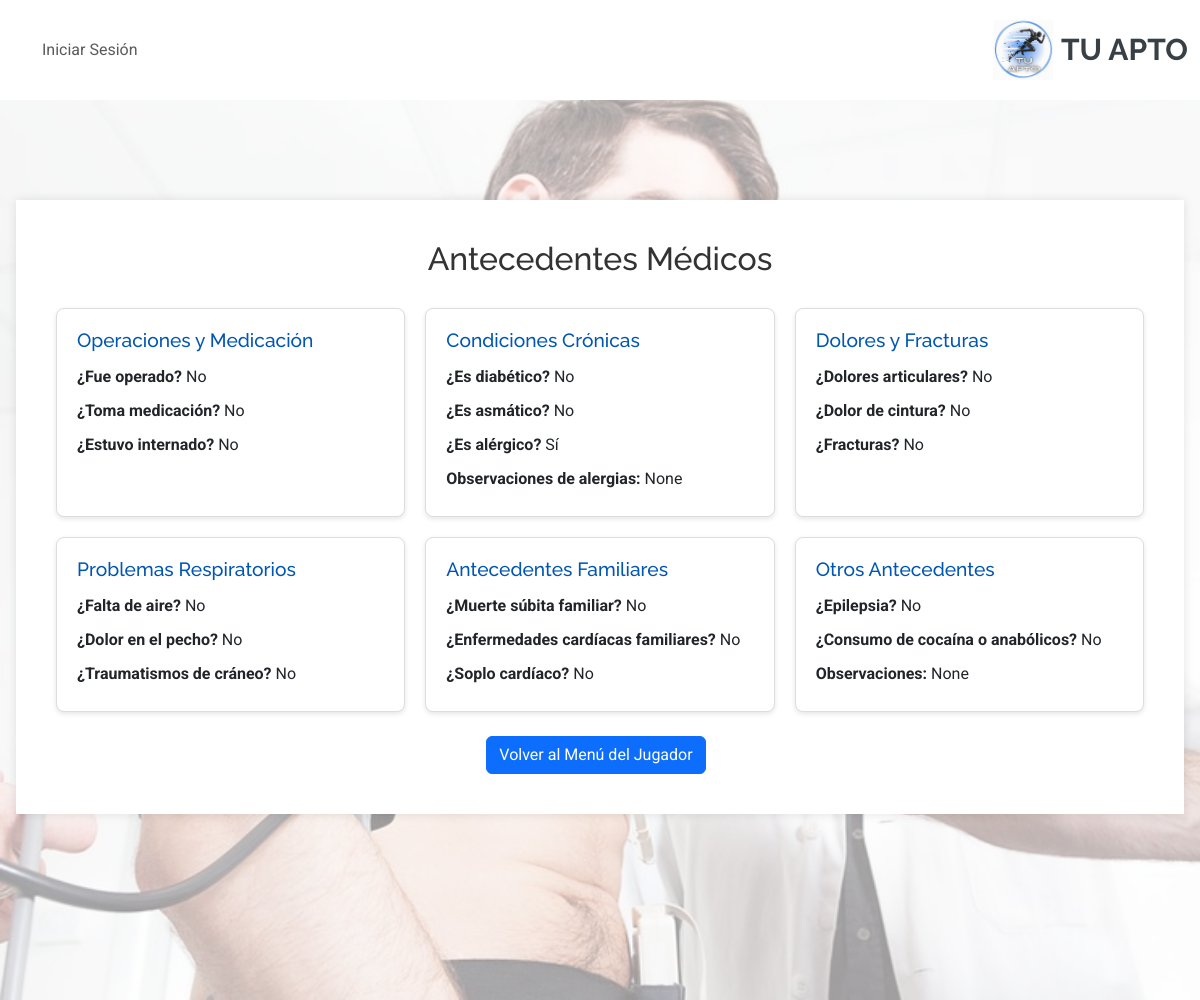
Page /registro-medico/ver_antecedente/2/ on the committed database.
### RegistroMedico/models.py (models this page shows)
class AntecedenteEnfermedades(models.Model):
    jugador = models.OneToOneField(Jugador, on_delete=models.CASCADE, related_name='antecedentes')
    fue_operado = models.BooleanField(null=True, blank=True, default=None)
    toma_medicacion = models.BooleanField(null=True, blank=True, default=None)
    estuvo_internado = models.BooleanField(null=True, blank=True, default=None)
    sufre_hormigueos = models.BooleanField(null=True, blank=True, default=None)
    es_diabetico = models.BooleanField(null=True, blank=True, default=None)
    es_asmatico = models.BooleanField(null=True, blank=True, default=None)
    es_alergico = models.BooleanField(null=True, blank=True, default=None)
    alerg_observ = models.CharField(max_length=100, null=True, blank=True, default=None)
    antecedente_epilepsia = models.BooleanField(null=True, blank=True, default=None)
    desviacion_columna = models.BooleanField(null=True, blank=True, default=None)
    dolor_cintura = models.BooleanField(null=True, blank=True, default=None)
    fracturas = models.BooleanField(null=True, blank=True, default=None)
    dolores_articulares = models.BooleanField(null=True, blank=True, default=None)
    falta_aire = models.BooleanField(null=True, blank=True, default=None)
    traumatismos_craneo = models.BooleanField(null=True, blank=True, default=None)
    dolor_pecho = models.BooleanField(null=True, blank=True, default=None)
    perdida_conocimiento = models.BooleanField(null=True, blank=True, default=None)
    presion_arterial = models.BooleanField(null=True, blank=True, default=None)
    muerte_subita_familiar = models.BooleanField(null=True, blank=True, default=None)
    enfermedad_cardiaca_familiar = models.BooleanField(null=True, blank=True, default=None)
    soplo_cardiaco = models.BooleanField(null=True, blank=True, default=None)
    abstenerse_competencia = models.BooleanField(null=True, blank=True, default=None)
    antecedentes_coronarios_familiares = models.BooleanField(null=True, blank=True, default=None)
    fumar_hipertension_diabetes = models.BooleanField(null=True, blank=True, default=None)
    fhd_observacion = models.CharField(max_length=100, null=True, blank=True, default=None)
    consumo_cocaina_anabolicos = models.BooleanField(null=True, blank=True, default=None)
    cca_observaciones = models.CharField(max_length=100, null=True, blank=True, default=None)
    class Meta:
        db_table = 'antecedente_enfermedades'
    def __str__(self):
        return f"Antecedentes de {self.jugador.persona.profile.nombre} {self.jugador.persona.profile.apellido}"

### RegistroMedico/views.py (the view)
# urls.py: path('ver_antecedente/<int:jugador_id>/', VerAntecedenteView.as_view(), name='ver_antecedente'),
class VerAntecedenteView(DetailView):
    model = AntecedenteEnfermedades
    template_name = 'registro_medico/ver_antecedentes.html'
    context_object_name = 'antecedente'
    def get_object(self, queryset=None):
        jugador_id = self.kwargs.get('jugador_id')
        jugador = get_object_or_404(Jugador, id=jugador_id)
        print(f"Jugador encontrado: {jugador}")
        ficha_medica = RegistroMedico.objects.filter(jugador=jugador).first()
        print(f"Ficha médica encontrada: {ficha_medica}")
        antecedente = get_object_or_404(AntecedenteEnfermedades, jugador=jugador)
        print(f"Antecedente encontrado: {antecedente}")
        return antecedente
    def get_context_data(self, **kwargs):
        context = super().get_context_data(**kwargs)
        antecedente = self.object
        ficha_medica = RegistroMedico.objects.filter(jugador=antecedente.jugador).first()
        context['ficha_medica'] = ficha_medica
        if hasattr(self.request.user, 'profile'):
            context['profile'] = self.request.user.profile
        return context

### RegistroMedico/models.py (called while the page is built)
    def __str__(self):
        return f"Ficha Médica {self.id} - {self.jugador.persona.profile.nombre} {self.jugador.persona.profile.apellido} - {self.torneo.nombre}"

### persona/models.py (called while the page is built)
    def __str__(self):
        return f"{self.persona.profile.nombre} {self.persona.profile.apellido}"

### RegistroMedico/templates/registro_medico/ver_antecedentes.html (shortened to what this page needs)
{% extends 'core/base.html' %}
{% load static %}
{% load widget_tweaks %}
{% block content %}
    <main class="px-3" style="position: relative; min-height: 100vh; width: 100%; margin: 0; padding: 0;">
        <div style="position: relative; z-index: 1; ">
                <div class="container"  style="margin-top: 100px;">
                    <h2>Antecedentes Médicos</h2>
                    <div class="grid">
                        <div class="card">
                            <h3>Operaciones y Medicación</h3>
                            <p><span>¿Fue operado?</span> {{ antecedente.fue_operado|yesno:"Sí,No" }}</p>
                            <p><span>¿Toma medicación?</span> {{ antecedente.toma_medicacion|yesno:"Sí,No" }}</p>
                            <p><span>¿Estuvo internado?</span> {{ antecedente.estuvo_internado|yesno:"Sí,No" }}</p>
                        </div>
                        <div class="card">
                            <h3>Condiciones Crónicas</h3>
                            <p><span>¿Es diabético?</span> {{ antecedente.es_diabetico|yesno:"Sí,No" }}</p>
                            <p><span>¿Es asmático?</span> {{ antecedente.es_amatico|yesno:"Sí,No" }}</p>
                            <p><span>¿Es alérgico?</span> {{ antecedente.es_alergico|yesno:"Sí,No" }}</p>
                            <p><span>Observaciones de alergias:</span> {{ antecedente.alerg_observ }}</p>
                        </div>
                        <div class="card">
                            <h3>Dolores y Fracturas</h3>
                            <p><span>¿Dolores articulares?</span> {{ antecedente.dolores_articulares|yesno:"Sí,No" }}</p>
                            <p><span>¿Dolor de cintura?</span> {{ antecedente.dolor_cintira|yesno:"Sí,No" }}</p>
                            <p><span>¿Fracturas?</span> {{ antecedente.fracturas|yesno:"Sí,No" }}</p>
                        </div>
                        <div class="card">
                            <h3>Problemas Respiratorios</h3>
                            <p><span>¿Falta de aire?</span> {{ antecedente.falta_aire|yesno:"Sí,No" }}</p>
                            <p><span>¿Dolor en el pecho?</span> {{ antecedente.dolor_pecho|yesno:"Sí,No" }}</p>
                            <p><span>¿Traumatismos de cráneo?</span> {{ antecedente.tramatismos_craneo|yesno:"Sí,No" }}</p>
                        </div>
                        <div class="card">
                            <h3>Antecedentes Familiares</h3>
                            <p><span>¿Muerte súbita familiar?</span> {{ antecedente.muerte_subita_familiar|yesno:"Sí,No" }}</p>
                            <p><span>¿Enfermedades cardíacas familiares?</span> {{ antecedente.enfermedad_cardiaca_familiar|yesno:"Sí,No" }}</p>
                            <p><span>¿Soplo cardíaco?</span> {{ antecedente.soplo_cardiaco|yesno:"Sí,No" }}</p>
                        </div>
                        <div class="card">
                            <h3>Otros Antecedentes</h3>
                            <p><span>¿Epilepsia?</span> {{ antecedente.antecedente_epilepsia|yesno:"Sí,No" }}</p>
                            <p><span>¿Consumo de cocaína o anabólicos?</span> {{ antecedente.consumo_cocaina_anabolicos|yesno:"Sí,No" }}</p>
                            <p><span>Observaciones:</span> {{ antecedente.cca_observaciones }}</p>
                        </div>
                    </div>
                    <div class="d-flex justify-content-center mt-4">
                        <a href="{% url 'menu_jugador' %}" class="btn btn-primary me-2">Volver al Menú del Jugador</a>
                    </div>
                </div>
        </div>
    </main>
{% endblock %}

### core/static/core/css/main.css (style rules this page uses)
:root { --default-font: "Roboto", system-ui, -apple-system, "Segoe UI", Roboto, "Helvetica Neue", Arial, "Noto Sans", "Liberation Sans", sans-serif, "Apple Color Emoji", "Segoe UI Emoji", "Segoe UI Symbol", "Noto Color Emoji"; --heading-font: "Raleway", sans-serif; --nav-font: "Poppins", sans-serif; }
:root { --background-color: #ffffff; --default-color: #444444; --heading-color: #384046; --accent-color: #3498db; --surface-color: #ffffff; --contrast-color: #ffffff; }
:root { --nav-color: #444444; --nav-hover-color: #3498db; --nav-mobile-background-color: #ffffff; --nav-dropdown-background-color: #ffffff; --nav-dropdown-color: #444444; --nav-dropdown-hover-color: #3498db; }
:root { scroll-behavior: smooth; }
body { color: var(--default-color); background-color: var(--background-color); font-family: var(--default-font); }
a { color: var(--accent-color); text-decoration: none; transition: 0.3s; }
h1, h2, h3, h4, h5, h6 { color: var(--heading-color); font-family: var(--heading-font); }

### RegistroMedico/templates/registro_medico/ver_antecedentes.html (style rules this page uses)
body { margin: 0; }
main { margin-top: 0 !important; padding-top: 0 !important; }
.container { max-width: 1200px; padding:40px; background-color: white; box-shadow: 0 0 10px rgba(0, 0, 0, 0.1); }
h2 { text-align: center; color: #333; margin-bottom: 30px; }
.grid { display: grid; grid-template-columns: repeat(auto-fit, minmax(300px, 1fr)); gap: 20px; }
.card { background-color: #fff; padding: 20px; border: 1px solid #ddd; border-radius: 8px; box-shadow: 0 2px 5px rgba(0, 0, 0, 0.1); }
.card h3 { margin-top: 0; font-size: 1.2em; color: #0056b3; }
.card p { margin: 5px 0; }
.card span { font-weight: bold; }

### rows in the picture
AntecedenteEnfermedades: fue_operado "No", toma_medicacion "No", estuvo_internado "No", es_diabetico "No", es_alergico "Sí", alerg_observ "None", dolores_articulares "No", fracturas "No", falta_aire "No", dolor_pecho "No", muerte_subita_familiar "No", enfermedad_cardiaca_familiar "No", soplo_cardiaco "No", antecedente_epilepsia "No", consumo_cocaina_anabolicos "No", cca_observaciones "None"

### other values in the picture
{{ antecedente.es_amatico|yesno:"Sí,No" }} "No"
{{ antecedente.dolor_cintira|yesno:"Sí,No" }} "No"
{{ antecedente.tramatismos_craneo|yesno:"Sí,No" }} "No"
